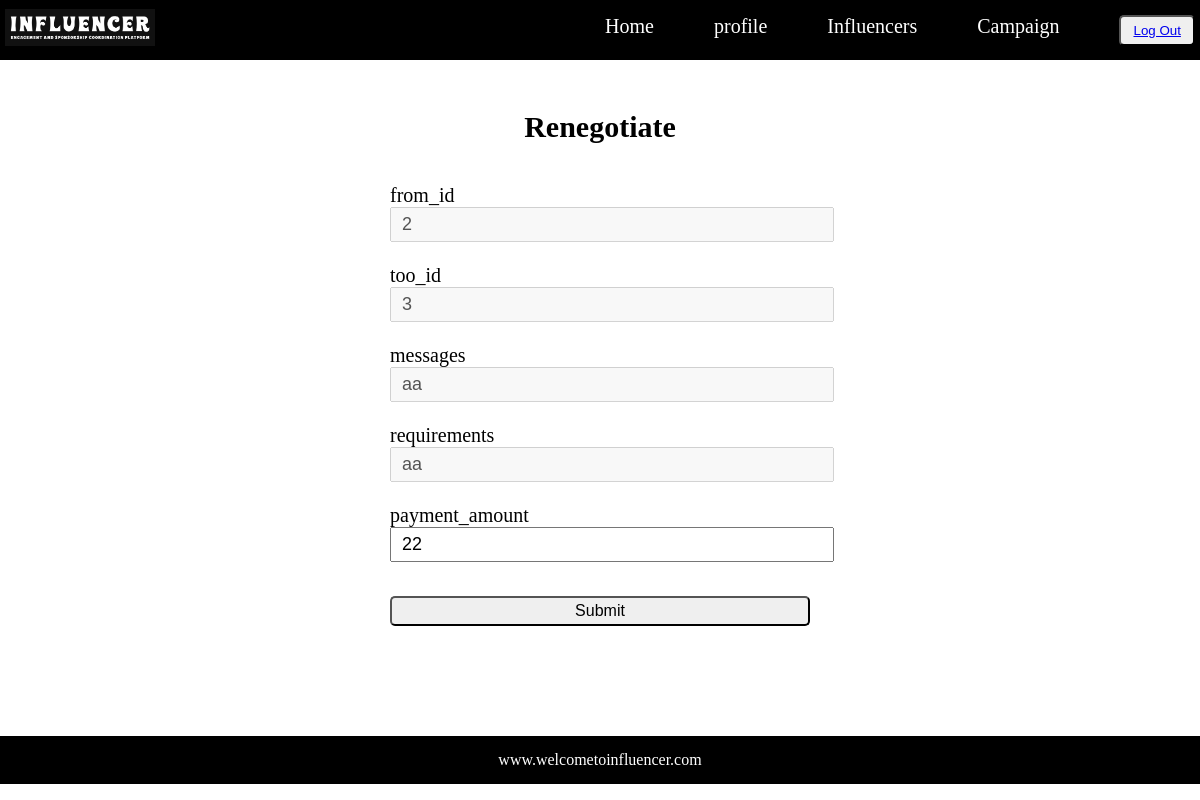
Page /renegotiate_request/1 (signed in) on the committed database.
### model.py (models this page shows)
class Add_request(db.Model):
    request_id = db.Column(db.Integer(),primary_key=True)
    from_id = db.Column(db.Integer(),nullable=False)
    too_id = db.Column(db.Integer(),nullable=False)
    brand_name = db.Column(db.String,nullable=False)
    messages = db.Column(db.String(),nullable=False)
    requirements = db.Column(db.String(),nullable=False)
    payment_amount = db.Column(db.Integer(),nullable=False)
    status = db.Column(db.String(),nullable=False)

### controller.py (the view, shortened to what this page needs)
@app.route("/renegotiate_request/<int:id>",methods=["GET", "POST"])
def renegotiate_request(id):
    if "username" in session:
        user = Register.query.filter_by(username=session['username']).first()
        if user.role == 'influencer':
            if request.method=='GET':
                renegotiate=Add_request.query.filter_by(request_id=id).first()
                return render_template('renegotiate.html',renegotiate=renegotiate)
    return redirect('/login')

### templates/renegotiate.html
{% extends 'layout.html' %}
{% block body %}
<div class="main-content">
    <h2>Renegotiate</h2>
    <form action="/renegotiate_request/{{renegotiate.request_id}}" method="POST">
        <div class="contact-form">
            <div class="form-box" >
                <label for="from">from_id</label>
                <input type="Integer" id="from" value="{{renegotiate.from_id}}" name="from" required disabled>
            </div>
            <div class="form-box" >
                <label for="too">too_id</label>
                <input type="Integer" id="too" value="{{renegotiate.too_id}}" name="too" required disabled>
            </div>
            <div class="form-box" >
                <label for="messages">messages</label>
                <input type="String" id="messages" value="{{renegotiate.messages}}" name="messages" required disabled>
            </div>
            <div class="form-box">
                <label for="requirements">requirements</label>
                <input type="String" id="requirements" value="{{renegotiate.requirements}}" name="requirements" required disabled>
            </div>
            <div class="form-box">
                <label for="payment_amount">payment_amount</label>
                <input type="Integer" id="payment_amount" value="{{renegotiate.payment_amount}}" name="payment_amount" required>
            </div>
            <button class="btn" type="submit" value="submit">Submit</button>
        </div>
    </form>
</div>
{% endblock %}

### static/utilits.css (style rules this page uses)
* { margin: 0; padding: 0; }
.btn { padding: 4px 10px; border-radius: 5px; margin: 12px 0px; font-size: 16px; cursor: pointer; }
.contact-form { display: flex; flex-direction: column; gap: 15px; }
.form-box>input { width: 100%; padding: 8px 10px; }
.main-content { width: 50vw; margin: 50px auto; text-align: center; }
.main-content h2 { margin-bottom: 30px; }
.main-content { width: 50vw; height: 72vh; }
.main-content > h2 { font-size: 30px; padding-bottom: 10px; }
.contact-form { width: 70%; margin: 0px auto; display: flex; flex-direction: column; gap: 22px; }
.form-box { display: flex; flex-direction: column; }
.form-box > label { font-size: 20px; text-align: left; }
.form-box > input { height: 15px; font-size: 18px; text-align: left; }

### rows in the picture
Add_request: from "2", too "3", messages "aa", requirements "aa", payment_amount "22"
